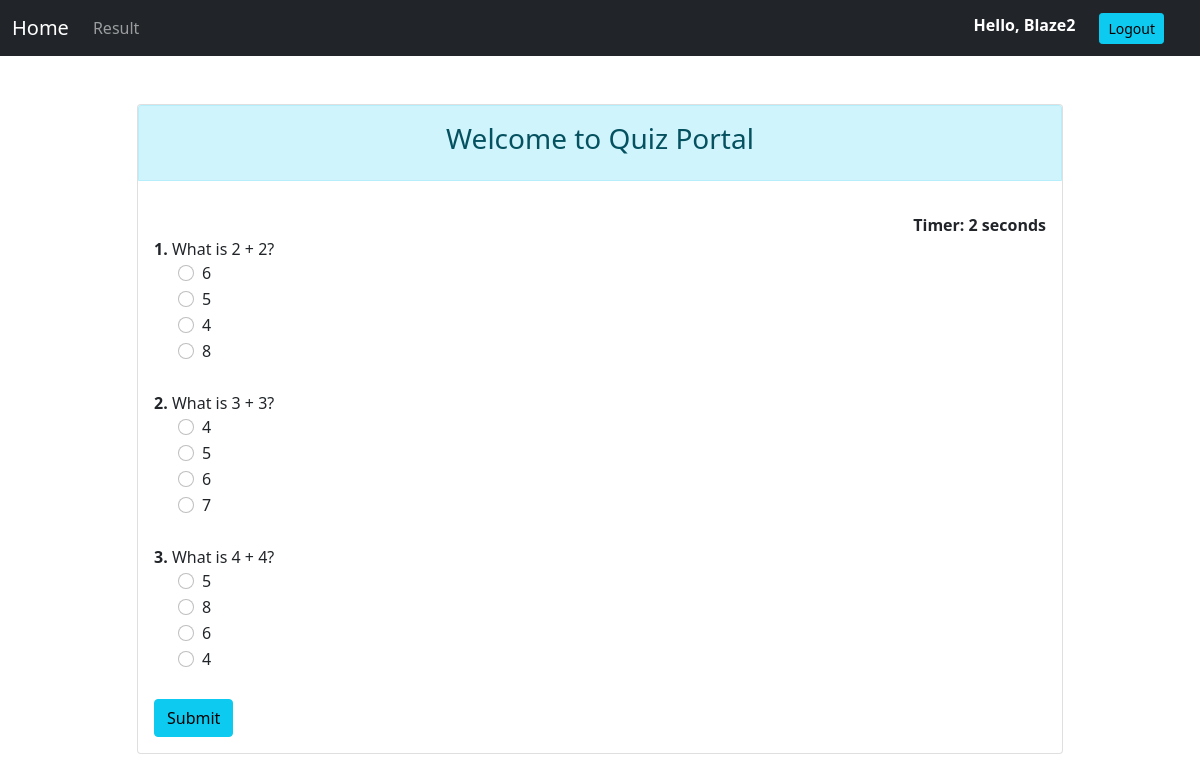
The app's page /quiz/ (signed in) with its own data.
### quiz/models.py (models this page shows, shortened)
class Question(models.Model):
    question = models.CharField(max_length=500, null=True)
    option_1 = models.CharField(max_length=255, null=True)
    option_2 = models.CharField(max_length=255, null=True)
    option_3 = models.CharField(max_length=255, null=True)
    option_4 = models.CharField(max_length=255, null=True)
    answer = models.CharField(max_length=255, null=True)

### quiz/views.py (the view)
# urls.py: path('', include('quiz.urls')),
@login_required(login_url='login')
def quiz(request):
    attempt, created = Attempt.objects.get_or_create(user=request.user)
    chance = attempt.attempt
    if request.method == 'POST':
        questions = Question.objects.all()
        score = 0
        wrong = 0
        correct = 0
        total = 0
        for question in questions:
            total += 1
            if question.answer == request.POST.get(question.question):
                score += 10
                correct += 1
            else:
                wrong += 1
        percent = (score / (total * 10)) * 100
        time = request.POST.get('timer')
        Result.objects.create(user=request.user, score=score, percentage=percent, correct=correct, incorrect=wrong,
                              total=total, time_taken=time)
        return redirect('result')
    else:
        if chance < 3:
            questions = Question.objects.all()
            attempt.attempt = chance + 1
            attempt.save()
            context = {'questions': questions}
            return render(request, 'quiz/quiz.html', context)
        else:
            return render(request, 'quiz/max_attempt_page.html')

### quiz/templates/quiz/quiz.html (shortened to what this page needs)
{% extends 'quiz/main.html' %}
{% block body %}
<br>
<div class="row my-4 justify-content-center">
    <div class="col-md-10">
        <div class="card">
            <div class="card-header alert alert-info text-center">
                <h3>Welcome to Quiz Portal</h3>
            </div>
            <div class="card-body">
                <div align="right " id="displaytimer"><b>Timer: 0 seconds</b></div>
                <form method="POST" action=""> {% csrf_token %}
                    {% for question in questions %}
                    <div class="form-group">
                        <label for="question"><strong>{{ forloop.counter }}.</strong> {{ question.question }}</label>
                    </div>
                    <div class="form-check">
                        <div class="form-check">
                            <input class="form-check-input" type="radio" name="{{ question.question }}" id="option1"
                                   value="{{ question.option_1 }}">
                            <label class="form-check-label" for="option1">{{ question.option_1 }}</label>
                        </div>
                        <div class="form-check">
                            <input class="form-check-input" type="radio" name="{{ question.question }}" id="option2"
                                   value="{{ question.option_2 }}">
                            <label class="form-check-label" for="option2">{{ question.option_2 }}</label>
                        </div>
                        <div class="form-check">
                            <input class="form-check-input" type="radio" name="{{ question.question }}" id="option3"
                                   value="{{ question.option_3 }}">
                            <label class="form-check-label" for="option2">{{ question.option_3 }}</label>
                        </div>
                        <div class="form-check">
                            <input class="form-check-input" type="radio" name="{{ question.question }}" id="option4"
                                   value="{{ question.option_4 }}">
                            <label class="form-check-label" for="option4">{{ question.option_4 }}</label>
                        </div>
                        <br>
                    </div>
                    {% endfor %}
                    <button type="submit" class="btn btn-info">Submit</button>
                </form>
            </div>
        </div>
    </div>
</div>
{% endblock body %}

### quiz/templates/quiz/main.html (shortened to what this page needs)
<!doctype html>
<html lang="en">
{% load static %}
<head>
    <link href="https://cdn.jsdelivr.net/npm/bootstrap@5.0.1/dist/css/bootstrap.min.css" rel="stylesheet"
>
</head>
<body>
<nav class="navbar navbar-expand-lg navbar-dark bg-dark">
    <div class="container-fluid">
        <a class="navbar-brand" href="{% url 'home' %}">Home</a>
        <div class="collapse navbar-collapse" id="navbarSupportedContent">
            <ul class="navbar-nav me-auto mb-2 mb-lg-0">
                {% if request.user.is_authenticated %}
                    <li class="nav-item">
                        <a class="nav-link" aria-current="page" href="{% url 'result' %}">Result</a>
                    </li>
                {% endif %}
            </ul>
            <div class="d-flex">
                {% if request.user.is_authenticated %}
                    <strong class="text-white me-4">Hello, {{ request.user }}</strong>
                    <a href="{% url 'logout' %}" class="btn btn-info btn-sm me-4">Logout</a>
                {% else %}
                    <a href="{% url 'login' %}" class="btn btn-info btn-sm me-2">Login</a>
                    <a href="{% url 'register' %}" class="btn btn-info btn-sm me-4">Sign Up </a>
                {% endif %}
            </div>
        </div>
    </div>
</nav>
<div class="container">
    {% block body %} {% endblock body %}
</div>
</body>
</html>

### records on screen
Question: question "What is 2 + 2?", option_1 "6", option_2 "5", option_3 "4", option_4 "8"
Question: question "What is 3 + 3?", option_1 "4", option_2 "5", option_3 "6", option_4 "7"
Question: question "What is 4 + 4?", option_1 "5", option_2 "8", option_3 "6", option_4 "4"

### other values on screen
{{ request.user }} "Blaze2"
